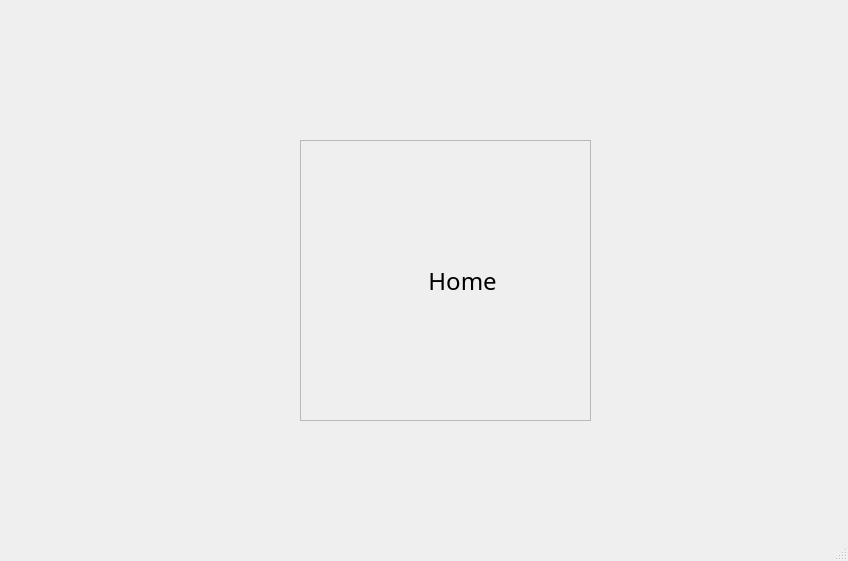
<?xml version="1.0" encoding="UTF-8"?>
<ui version="4.0">
 <class>Home</class>
 <widget class="QMainWindow" name="Home">
  <property name="geometry">
   <rect>
    <x>0</x>
    <y>0</y>
    <width>848</width>
    <height>561</height>
   </rect>
  </property>
  <property name="windowTitle">
   <string>MainWindow</string>
  </property>
  <widget class="QWidget" name="centralwidget">
   <widget class="QFrame" name="frame">
    <property name="geometry">
     <rect>
      <x>300</x>
      <y>140</y>
      <width>291</width>
      <height>281</height>
     </rect>
    </property>
    <property name="frameShape">
     <enum>QFrame::StyledPanel</enum>
    </property>
    <property name="frameShadow">
     <enum>QFrame::Raised</enum>
    </property>
    <layout class="QHBoxLayout" name="horizontalLayout">
     <item>
      <widget class="QLabel" name="label">
       <property name="font">
        <font>
         <family>Academy Engraved LET</family>
         <pointsize>18</pointsize>
        </font>
       </property>
       <property name="text">
        <string>                   Home</string>
       </property>
      </widget>
     </item>
    </layout>
   </widget>
  </widget>
  <widget class="QStatusBar" name="statusbar"/>
 </widget>
 <resources/>
 <connections/>
</ui>
